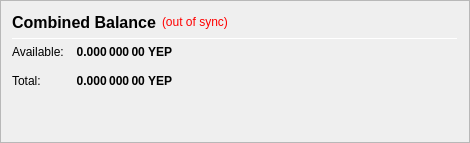
                   <widget class="QFrame" name="frame_CombinedBalances">
                    <property name="minimumSize">
                     <size>
                      <width>470</width>
                      <height>0</height>
                     </size>
                    </property>
                    <property name="frameShape">
                     <enum>QFrame::StyledPanel</enum>
                    </property>
                    <property name="frameShadow">
                     <enum>QFrame::Raised</enum>
                    </property>
                    <layout class="QVBoxLayout" name="verticalLayout_5">
                     <item>
                      <layout class="QHBoxLayout" name="horizontalLayout_5" stretch="0,0,0">
                       <item>
                        <widget class="QLabel" name="label_5z">
                         <property name="minimumSize">
                          <size>
                           <width>0</width>
                           <height>20</height>
                          </size>
                         </property>
                         <property name="font">
                          <font>
                           <pointsize>12</pointsize>
                           <weight>75</weight>
                           <bold>true</bold>
                          </font>
                         </property>
                         <property name="toolTip">
                          <string>Combined Balance (including unconfirmed and immature coins)</string>
                         </property>
                         <property name="text">
                          <string>Combined Balance</string>
                         </property>
                        </widget>
                       </item>
                       <item>
                        <widget class="QLabel" name="labelWalletStatus">
                         <property name="cursor">
                          <cursorShape>WhatsThisCursor</cursorShape>
                         </property>
                         <property name="toolTip">
                          <string>The displayed information may be out of date. Your wallet automatically synchronizes with the Yep network after a connection is established, but this process has not completed yet.</string>
                         </property>
                         <property name="styleSheet">
                          <string notr="true">QLabel { color: red; }</string>
                         </property>
                         <property name="text">
                          <string notr="true">(out of sync)</string>
                         </property>
                         <property name="alignment">
                          <set>Qt::AlignLeading|Qt::AlignLeft|Qt::AlignVCenter</set>
                         </property>
                        </widget>
                       </item>
                       <item>
                        <spacer name="horizontalSpacer_1">
                         <property name="orientation">
                          <enum>Qt::Horizontal</enum>
                         </property>
                         <property name="sizeHint" stdset="0">
                          <size>
                           <width>40</width>
                           <height>20</height>
                          </size>
                         </property>
                        </spacer>
                       </item>
                      </layout>
                     </item>
                     <item>
                      <widget class="Line" name="line_CombinedBalance">
                       <property name="minimumSize">
                        <size>
                         <width>0</width>
                         <height>1</height>
                        </size>
                       </property>
                       <property name="maximumSize">
                        <size>
                         <width>16777215</width>
                         <height>1</height>
                        </size>
                       </property>
                       <property name="orientation">
                        <enum>Qt::Horizontal</enum>
                       </property>
                      </widget>
                     </item>
                     <item>
                      <layout class="QGridLayout" name="gridLayout_3">
                       <property name="spacing">
                        <number>12</number>
                       </property>
                       <item row="1" column="0">
                        <widget class="QLabel" name="labelBalanceTextz">
                         <property name="text">
                          <string>Available:</string>
                         </property>
                        </widget>
                       </item>
                       <item row="1" column="1">
                        <widget class="QLabel" name="labelBalancez">
                         <property name="font">
                          <font>
                           <weight>75</weight>
                           <bold>true</bold>
                          </font>
                         </property>
                         <property name="cursor">
                          <cursorShape>IBeamCursor</cursorShape>
                         </property>
                         <property name="toolTip">
                          <string>Your current spendable balance</string>
                         </property>
                         <property name="text">
                          <string notr="true">0.000 000 00 YEP</string>
                         </property>
                         <property name="alignment">
                          <set>Qt::AlignRight|Qt::AlignTrailing|Qt::AlignVCenter</set>
                         </property>
                         <property name="textInteractionFlags">
                          <set>Qt::LinksAccessibleByMouse|Qt::TextSelectableByKeyboard|Qt::TextSelectableByMouse</set>
                         </property>
                        </widget>
                       </item>
                       <item row="2" column="0">
                        <widget class="QLabel" name="labelTotalTextz">
                         <property name="text">
                          <string>Total:</string>
                         </property>
                        </widget>
                       </item>
                       <item row="2" column="1">
                        <widget class="QLabel" name="labelTotalz">
                         <property name="font">
                          <font>
                           <weight>75</weight>
                           <bold>true</bold>
                          </font>
                         </property>
                         <property name="cursor">
                          <cursorShape>IBeamCursor</cursorShape>
                         </property>
                         <property name="toolTip">
                          <string>Total Balance, including all unavailable coins.</string>
                         </property>
                         <property name="text">
                          <string notr="true">0.000 000 00 YEP</string>
                         </property>
                         <property name="alignment">
                          <set>Qt::AlignRight|Qt::AlignTrailing|Qt::AlignVCenter</set>
                         </property>
                         <property name="textInteractionFlags">
                          <set>Qt::LinksAccessibleByMouse|Qt::TextSelectableByKeyboard|Qt::TextSelectableByMouse</set>
                         </property>
                        </widget>
                       </item>
                       <item row="2" column="3">
                        <spacer name="horizontalSpacer_2">
                         <property name="orientation">
                          <enum>Qt::Horizontal</enum>
                         </property>
                         <property name="sizeHint" stdset="0">
                          <size>
                           <width>40</width>
                           <height>20</height>
                          </size>
                         </property>
                        </spacer>
                       </item>
                      </layout>
                     </item>
                     <item>
                      <spacer name="verticalSpacer_1">
                       <property name="orientation">
                        <enum>Qt::Vertical</enum>
                       </property>
                       <property name="sizeHint" stdset="0">
                        <size>
                         <width>20</width>
                         <height>40</height>
                        </size>
                       </property>
                      </spacer>
                     </item>
                    </layout>
                   </widget>
